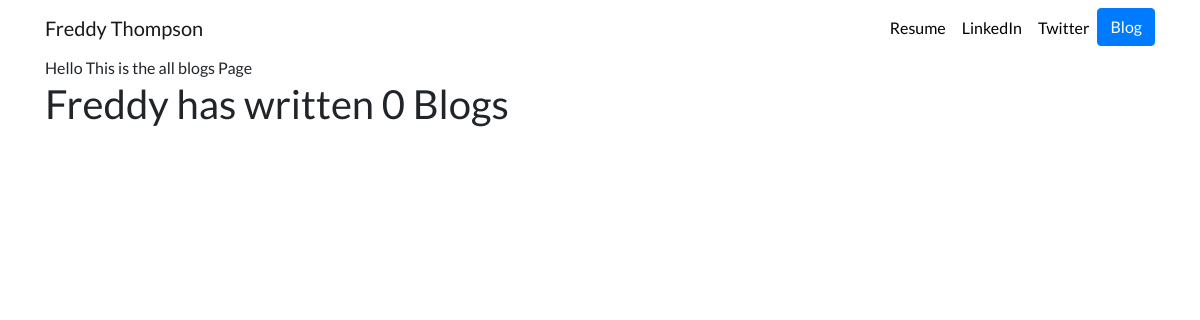
The page /blog/ on the database as committed earlier.
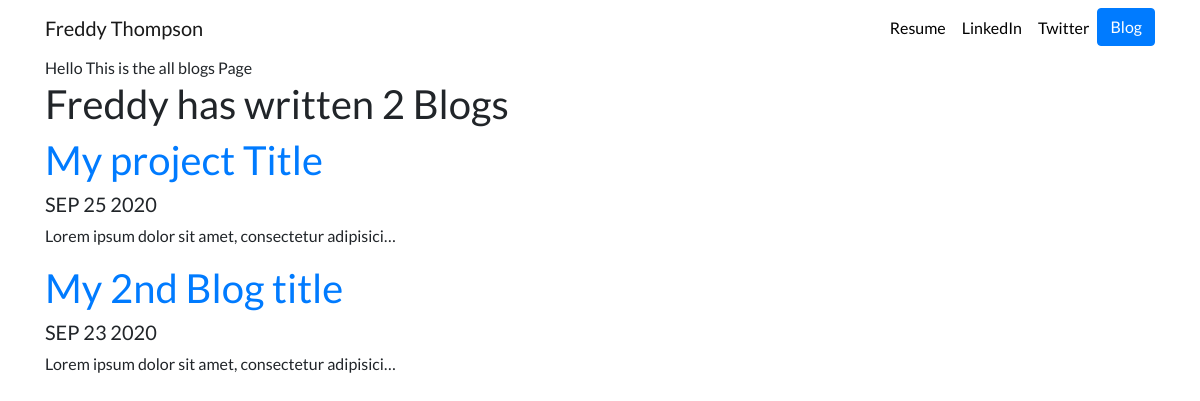
The same page on the database as committed later.
### blog/models.py (models this page shows, shortened)
class Blog(models.Model):
    title = models.CharField(max_length=100)
    date = models.DateTimeField()
    blog_description = models.TextField(max_length=250)

### blog/views.py (the view)
# urls.py: path('', views.all_blogs, name='all_blogs'),
def all_blogs(request):
    blogs = Blog.objects.all()
    return render(request, 'blog/all_blogs.html', {'blogs': blogs})

### blog/templates/blog/all_blogs.html
{% extends 'portfolio/base.html' %}
{% block content %}
Hello This is the all blogs Page
<h1>Freddy has written {{ blogs.count }} Blog{{ blogs.count|pluralize }}</h1>
{% for blog in blogs%}
<a href="{% url 'blog:detail' blog.id %}">
  <h1>{{ blog.title }}</h1>
</a>
<h5>{{ blog.date|date:'M d Y'|upper }}</h5>
<p>{{ blog.blog_description|truncatechars:50 }}</p>
{% endfor %}
{% endblock %}

Rows that differ between the two databases and show on the page:
added Blog: title "My project Title", date "SEP 25 2020", blog_description "Lorem ipsum dolor sit amet, consectetur adipisici…"
added Blog: title "My 2nd Blog title", date "SEP 23 2020", blog_description "Lorem ipsum dolor sit amet, consectetur adipisici…"
Other text that changed with them:
{{ blogs.count }}: "0" → "2"
